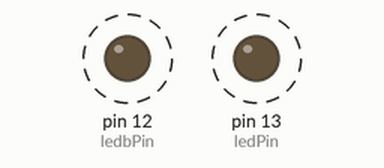
The sketch below on a simulated Arduino Uno, built with avr-gcc and run on an emulated ATmega328P. Parts: output pins drawn as LEDs (lit = HIGH). Dashed ring = blinking.

Above: at 0.2 s.
Timing chart, 0 to 3.0 s (numbered marks = the images above):
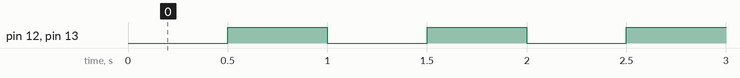

The sketch:

blinkRGBmillis.ino
```cpp
// constants won't change. Used here to set a pin number:
const int ledPin =  13;// the number of the LED pin
const int ledbPin =  12;// the number of the LED pin
const int ledcPin =  11;// the number of the LED pin

// Variables will change:
int ledState = LOW;             // ledState used to set the LED

// Generally, you should use "unsigned long" for variables that hold time
// The value will quickly become too large for an int to store
unsigned long previousMillis = 0;        // will store last time LED was updated

// constants won't change:
const long interval = 500;           // interval at which to blink (milliseconds)

void setup() {
  // set the digital pin as output:
  pinMode(ledPin, OUTPUT);
  pinMode(ledbPin, OUTPUT);
}

void loop() {
  // here is where you'd put code that needs to be running all the time.

  // check to see if it's time to blink the LED; that is, if the difference
  // between the current time and last time you blinked the LED is bigger than
  // the interval at which you want to blink the LED.
  unsigned long currentMillis = millis();

  if (currentMillis - previousMillis >= interval) {
    // save the last time you blinked the LED
    previousMillis = currentMillis;

    // if the LED is off turn it on and vice-versa:
    if (ledState == LOW) {
      ledState = HIGH;
    } else {
      ledState = LOW;
    }

    // set the LED with the ledState of the variable:
    digitalWrite(ledPin, ledState);
  }

   // set the LEDB with the ledState of the variable:
    digitalWrite(ledbPin, ledState);
    // set the LEDB with the ledState of the variable:
    digitalWrite(ledcPin, ledState);
  }
```

Measured:
- by itself, pin 12 (ledbPin), pin 13 (ledPin): alternates HIGH for 0.50 s and LOW for 0.50 s
